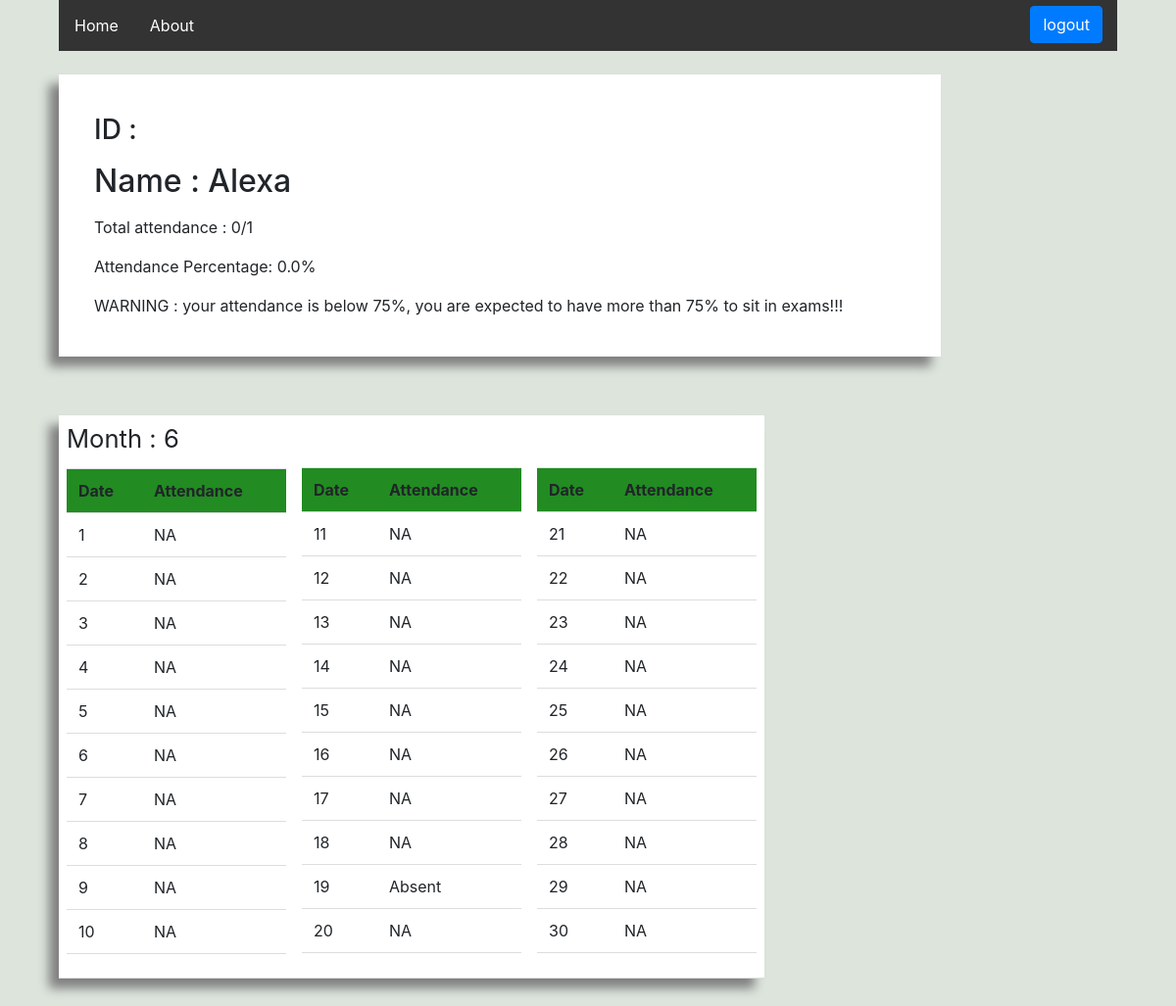
/student-attendance/25/ (signed in), run on the app's committed database.
### attendance/models.py (models this page shows, shortened)
class Student(models.Model):
    user = models.OneToOneField(CustomUser,on_delete = models.CASCADE,default = 1)
    name = models.CharField(max_length = 100)

class Attendance(models.Model):
    datetime_var = datetime.now()
    month = datetime_var.month
    ATTENDANCE_CHOICES = (('Present','P'),('Absent','A'),('NA','NA'))
    month = models.CharField(default = month,max_length = 100 )
    user = models.ManyToManyField(Student)
    day1 = models.CharField(choices = ATTENDANCE_CHOICES,max_length = 100,default ='NA')
    day2 = models.CharField(choices = ATTENDANCE_CHOICES,max_length = 100,default ='NA')
    day3 = models.CharField(choices = ATTENDANCE_CHOICES,max_length = 100,default ='NA')
    day4 = models.CharField(choices = ATTENDANCE_CHOICES,max_length = 100,default ='NA')
    day5 = models.CharField(choices = ATTENDANCE_CHOICES,max_length = 100,default ='NA')
    day6 = models.CharField(choices = ATTENDANCE_CHOICES,max_length = 100,default ='NA')
    day7 = models.CharField(choices = ATTENDANCE_CHOICES,max_length = 100,default ='NA')
    day8 = models.CharField(choices = ATTENDANCE_CHOICES,max_length = 100,default ='NA')
    day9 = models.CharField(choices = ATTENDANCE_CHOICES,max_length = 100,default ='NA')
    day10 = models.CharField(choices = ATTENDANCE_CHOICES,max_length = 100,default ='NA')
    day11 = models.CharField(choices = ATTENDANCE_CHOICES,max_length = 100,default ='NA')
    day12 = models.CharField(choices = ATTENDANCE_CHOICES,max_length = 100,default ='NA')
    day13 = models.CharField(choices = ATTENDANCE_CHOICES,max_length = 100,default ='NA')
    day14 = models.CharField(choices = ATTENDANCE_CHOICES,max_length = 100,default ='NA')
    day15 = models.CharField(choices = ATTENDANCE_CHOICES,max_length = 100,default ='NA')
    day16 = models.CharField(choices = ATTENDANCE_CHOICES,max_length = 100,default ='NA')
    day17 = models.CharField(choices = ATTENDANCE_CHOICES,max_length = 100,default ='NA')
    day18 = models.CharField(choices = ATTENDANCE_CHOICES,max_length = 100,default ='NA')
    day19 = models.CharField(choices = ATTENDANCE_CHOICES,max_length = 100,default ='NA')
    day20 = models.CharField(choices = ATTENDANCE_CHOICES,max_length = 100,default ='NA')
    day21 = models.CharField(choices = ATTENDANCE_CHOICES,max_length = 100,default ='NA')
    day22 = models.CharField(choices = ATTENDANCE_CHOICES,max_length = 100,default ='NA')
    day23 = models.CharField(choices = ATTENDANCE_CHOICES,max_length = 100,default ='NA')
    day24 = models.CharField(choices = ATTENDANCE_CHOICES,max_length = 100,default ='NA')
    day25 = models.CharField(choices = ATTENDANCE_CHOICES,max_length = 100,default ='NA')
    day26 = models.CharField(choices = ATTENDANCE_CHOICES,max_length = 100,default ='NA')
    day27 = models.CharField(choices = ATTENDANCE_CHOICES,max_length = 100,default ='NA')
    day28 = models.CharField(choices = ATTENDANCE_CHOICES,max_length = 100,default ='NA')
    day29 = models.CharField(choices = ATTENDANCE_CHOICES,max_length = 100,default ='NA')
    day30 = models.CharField(choices = ATTENDANCE_CHOICES,max_length = 100,default ='NA')
    day31 = models.CharField(choices = ATTENDANCE_CHOICES,max_length = 100,default ='NA')

### attendance/views.py (the view)
# urls.py: url(r'^student-attendance/(?P<pk>[0-9]+)/$', views.StudentAttendance,name = 'StudentAttendance'),
@login_required
def StudentAttendance(request,pk):
    student = Student.objects.get(id = pk)
    attendances = Attendance.objects.filter(user = student)
    if request.user.is_teacher == True or request.user == student.user:
        attendance_variable = count_attendance(pk)
        out_of_attendance_variable = out_of_attendance(pk)
        if out_of_attendance_variable == 0:
            attendance_percentage = 0
        else:
            attendance_percentage = (attendance_variable/out_of_attendance_variable)*100
        if attendance_percentage < 75 and out_of_attendance_variable != 0:
            message = "WARNING : your attendance is below 75%, you are expected to have more than 75% to sit in exams!!!"
        else:
            message = ""
        return render(request,'StudentAttendance.html',{'student':student,'attendances':attendances,'attendance_variable':attendance_variable,'out_of_attendance_variable':out_of_attendance_variable,'attendance_percentage':attendance_percentage,'message':message})
    else:
        return HttpResponse('You can\'t access this')

### attendance/templates/StudentAttendance.html (shortened to what this page needs)
<html>
    <head>
            <link rel="stylesheet" href="https://maxcdn.bootstrapcdn.com/bootstrap/4.3.1/css/bootstrap.min.css">
    </head>
    <body>
            <ul>
                    <div>
                        <li><a id = "link" href="#home">Home</a></li>
                        <li ><a id = "link" href="#about">About</a></li>
                    </div>
                    <div class="top-logout">
                        <li style='padding-left:15px;padding-right:15px;padding-top: 6px'><a class='btn btn-primary'id = "link" href ="/auth_urls/logout/">logout</a></li>
                    </div>
                </ul>
        <div class="student-details">
        <p><h3>ID : {{student.username}}</h3></p>
        <p><h2>Name : {{student.name}}</h3></p>
        <P>Total attendance : {{attendance_variable}}/{{out_of_attendance_variable}}</P>
        <p>Attendance Percentage: {{attendance_percentage}}%</p>
        <p>{{message}}</p>
        </div>
        {% for attendance in attendances %}
            <table class="parent-table ">
                <td>
                    <table  class="table  table-hover">
                        <tr><p id = "show-month">Month : {{attendance.month}}</p></tr>
                        <tr>
                            <th class = "table-head">Date</th>
                            <th class = "table-head"> Attendance</th>
                        </tr>
                        <tr>
                            <td>1</td>
                            <td>{{attendance.day1}}</td>
                        </tr>
                        <tr>
                            <td>2</td>
                            <td>{{attendance.day2}}</td>
                        </tr>
                        <tr>
                            <td>3</td>
                            <td>{{attendance.day3}}</td>
                        </tr>
                        <tr>
                            <td>4</td>
                            <td>{{attendance.day4}}</td>
                            </tr>
                        <tr>
                            <td>5</td>
                            <td>{{attendance.day5}}</td>
                        </tr>
                        <tr>
                            <td>6</td>
                            <td>{{attendance.day6}}</td>
                        </tr>
                        <tr>
                            <td>7</td>
                            <td>{{attendance.day7}}</td>
                        </tr>
                        <tr>
                            <td>8</td>
                            <td>{{attendance.day8}}</td>
                        </tr>
                        <tr>
                            <td>9</td>
                            <td>{{attendance.day9}}</td>
                        </tr>
                        <tr>
                            <td>10</td>
                            <td>{{attendance.day10}}</td>
                        </tr>
                    </table>
                </td>
                <td>
                    <table class="table table-hover">
                        <tr><p id = "white-hide">month : {{attendance.month}}</p></tr>
                        <tr>
                            <th class="table-head">Date</th>
                            <th class="table-head">Attendance</th>
                        </tr>
                        <tr>
                            <td>11</td>
                            <td>{{attendance.day11}}</td>
                        </tr>
                        <tr>
                            <td>12</td>
                            <td>{{attendance.day12}}</td>
                        </tr>
                        <tr>
                            <td>13</td>
                            <td>{{attendance.day13}}</td>
                        </tr>
                        <tr>
                            <td>14</td>
                            <td>{{attendance.day14}}</td>
                        </tr>
                        <tr>
                            <td>15</td>
                            <td>{{attendance.day15}}</td>
                        </tr>
                        <tr>
                            <td>16</td>
                            <td>{{attendance.day16}}</td>
                        </tr>
                        <tr>
                            <td>17</td>
                            <td>{{attendance.day17}}</td>
                        </tr>
                        <tr>
                            <td>18</td>
                            <td>{{attendance.day18}}</td>
                        </tr>
                        <tr>
                            <td>19</td>
                            <td>{{attendance.day19}}</td>
                        </tr>
                        <tr>
                            <td>20</td>
                            <td>{{attendance.day20}}</td>
                        </tr>
                    </table>
                </td>
                <td>
                    <table class="table   table-hover">
                        <tr><p id = "white-hide">month : {{attendance.month}}</p></tr>
                        <tr>
                            <th class="table-head">Date</td>
                            <th class="table-head">Attendance</td>
                        <tr>
                            <td>21</td>
                            <td>{{attendance.day21}}</td>
                        </tr>
                        <tr>
                            <td>22</td>
                            <td>{{attendance.day22}}</td>
                        </tr>
                        <tr>
                            <td>23</td>
                            <td>{{attendance.day23}}</td>
                        </tr>
                        <tr>
                            <td>24</td>
                        <td>{{attendance.day24}}</td>
                        </tr>
                        <tr>
                            <td>25</td>
                            <td>{{attendance.day25}}</td>
                        </tr>
                        <tr>
                            <td>26</td>
                            <td>{{attendance.day26}}</td>
                        </tr>
                        <tr>
                            <td>27</td>
                            <td>{{attendance.day27}}</td>
                        </tr>
                        <tr>
                            <td>28</td>
                            <td>{{attendance.day28}}</td>
                        </tr>
                        <tr>
                            <td>29</td>
                            <td>{{attendance.day29}}</td>
                        </tr>
                        <tr>
                            <td>30</td>
                            <td>{{attendance.day30}}</td>
                        </tr>
                    </table>
        {% endfor %}
    </body>
</html>

### attendance/templates/StudentAttendance.html (style rules this page uses)
ul { list-style-type: none; margin: 0; padding: 0; overflow: hidden; background-color: #333; width:90%; margin-left:5%; }
li { float: left; }
li a { display: block; color: white; text-align: center; padding: 14px 16px; text-decoration: none; }
#link { text-decoration: none; color : white; }
.top-logout { display: inline-block; float: right; }
.parent-table { margin: 5%; padding: 5%; background: white; box-shadow: -10px 10px 10px gray; }
table { border-collapse: collapse; width: 60%; }
th, td { padding: 8px; text-align: left; border-bottom: 1px solid #ddd; }
.table-head { background: #228B22; }
.student-details { margin-left:5%; margin-top:2%; background: white; width: 900px; padding: 2% 3%; box-shadow: -10px 10px 10px gray; }
#white-hide { color:white; font-size: 1.5em; }
#show-month { font-size: 1.6em; }
body { background : rgb(220, 228, 220); }

### data on the page
Student: name "Alexa"
Attendance: month "6", day1 "NA", day2 "NA", day3 "NA", day4 "NA", day5 "NA", day6 "NA", day7 "NA", day8 "NA", day9 "NA", day10 "NA", day11 "NA", day12 "NA", day13 "NA", day14 "NA", day15 "NA", day16 "NA", day17 "NA", day18 "NA", day19 "Absent", day20 "NA", day21 "NA", day22 "NA", day23 "NA", day24 "NA", day25 "NA", day26 "NA", day27 "NA", day28 "NA", day29 "NA", day30 "NA"

### other printed values
{{ attendance_variable }} "0"
{{ out_of_attendance_variable }} "1"
{{ attendance_percentage }} "0.0"
{{ message }} "WARNING : your attendance is below 75%, you are expected to have more than 75% to sit in exams!!!"
